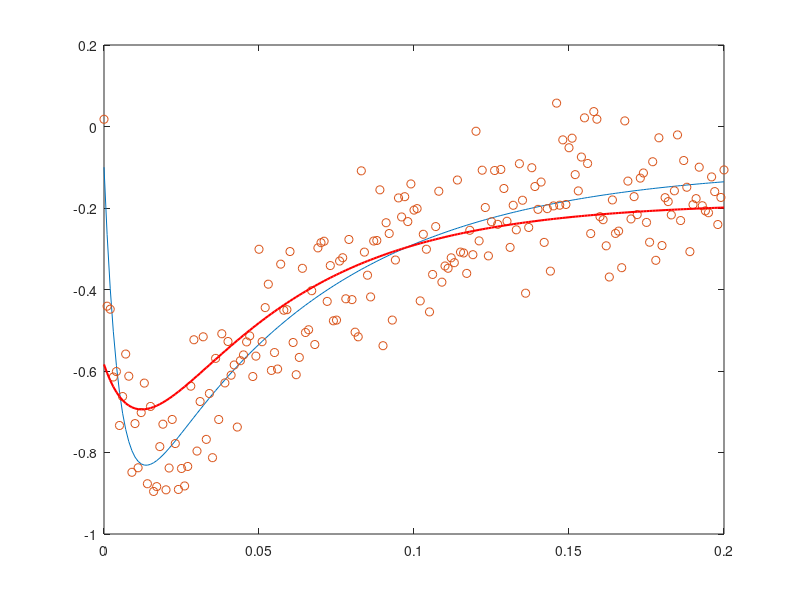

Reproduce this figure in MATLAB.
%% sum of exponentials model
% f(t) = a_1 * exp(-t/tau_1) + a_2 * exp(-t/tau_2) + c

%% generate some fake data
% measure t in seconds
tau_1_real = 0.005;
tau_2_real = 0.06;
a_1_real = 1;
a_2_real = -1;
baseline_real = -0.10;
noise = 0.1;
taxis = 0:0.001:0.2;

trace = a_1_real * exp(-taxis/tau_1_real) + a_2_real * exp(-taxis/tau_2_real) + baseline_real;
data = trace + noise * randn(1, length(trace)); 
clf
plot(taxis, trace)
hold on
plot(taxis, data, 'linestyle', 'none', 'marker', 'o')

%% define a function to feed to the optimizer

model_fun = @(beta, t) ( beta(1) * exp(-t/beta(2)) + beta(3) * exp(-t/beta(4)) + beta(5));

sse_fun = @(beta) ( sum((model_fun(beta, taxis) - data).^2) );

%% do optimization to fit model
beta = fminsearch(sse_fun, [0.5, 0.01, 0.5, 0.01, 0]);

%% plot on top
predictions = model_fun(beta, taxis);

plot(taxis, predictions, 'linewidth', 1.5, 'color', 'r')

%% alternately

% function sse_fun = make_sse_fun(tdata, ydata)
% model_fun = @(beta, t) ( beta(1) * exp(-t/beta(2)) + beta(3) * exp(-t/beta(4)) + beta(5));
% sse_fun = @(beta) ( sum((model_fun(beta, tdata) - ydata).^2) );
% end


%% in the case of more complex models
% assume we have some function LogLikelihood(params, data)
% then define
% opt_fun = @(beta)(-LogLikelihood(beta, my_data));